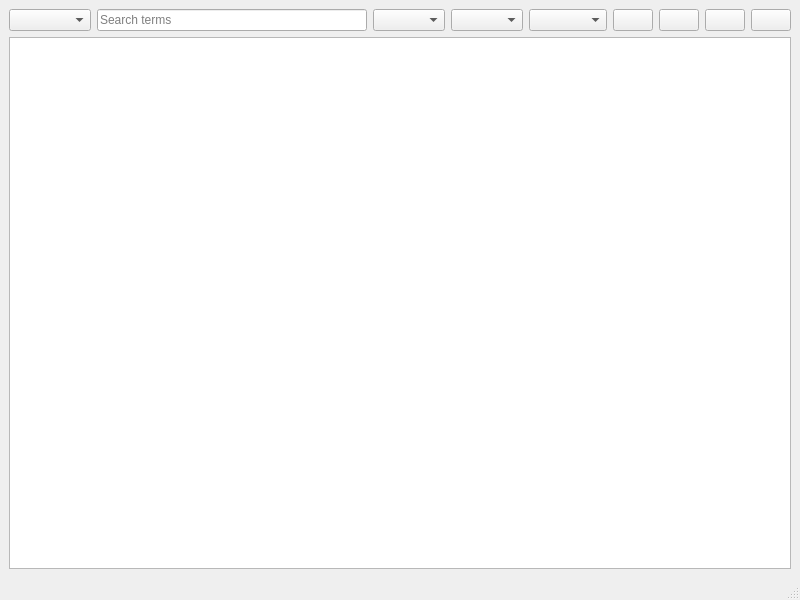
<?xml version="1.0" encoding="UTF-8"?>
<ui version="4.0">
 <class>svcviewer</class>
 <widget class="QMainWindow" name="svcviewer">
  <property name="geometry">
   <rect>
    <x>0</x>
    <y>0</y>
    <width>800</width>
    <height>600</height>
   </rect>
  </property>
  <property name="windowTitle">
   <string>System Service Manager</string>
  </property>
  <widget class="QWidget" name="centralwidget">
   <layout class="QGridLayout" name="gridLayout_2">
    <item row="0" column="0">
     <widget class="QComboBox" name="filter_unitTypeSelect">
      <property name="placeholderText">
       <string>Unit Type</string>
      </property>
     </widget>
    </item>
    <item row="0" column="7">
     <widget class="QPushButton" name="openSettingsPaneButton">
      <property name="toolTip">
       <string>Settings</string>
      </property>
      <property name="text">
       <string/>
      </property>
      <property name="icon">
       <iconset theme="preferences-other"/>
      </property>
     </widget>
    </item>
    <item row="0" column="4">
     <widget class="QComboBox" name="filter_substateSelect">
      <property name="placeholderText">
       <string>Substate</string>
      </property>
     </widget>
    </item>
    <item row="0" column="6">
     <widget class="QPushButton" name="manualRefreshButton">
      <property name="toolTip">
       <string>Manual refresh</string>
      </property>
      <property name="text">
       <string/>
      </property>
      <property name="icon">
       <iconset theme="view-refresh"/>
      </property>
     </widget>
    </item>
    <item row="0" column="3">
     <widget class="QComboBox" name="filter_stateSelect">
      <property name="placeholderText">
       <string>State</string>
      </property>
     </widget>
    </item>
    <item row="1" column="0" colspan="9">
     <widget class="QColumnView" name="serviceListPane"/>
    </item>
    <item row="0" column="8">
     <widget class="QPushButton" name="openInfoPaneButton">
      <property name="toolTip">
       <string>About svcman</string>
      </property>
      <property name="text">
       <string/>
      </property>
      <property name="icon">
       <iconset theme="help-about"/>
      </property>
     </widget>
    </item>
    <item row="0" column="2">
     <widget class="QComboBox" name="filter_startupStateSelect">
      <property name="placeholderText">
       <string>Startup</string>
      </property>
     </widget>
    </item>
    <item row="0" column="5">
     <widget class="QPushButton" name="filter_clearAllButton">
      <property name="toolTip">
       <string>Reset filters</string>
      </property>
      <property name="text">
       <string/>
      </property>
      <property name="icon">
       <iconset theme="edit-undo"/>
      </property>
      <property name="default">
       <bool>false</bool>
      </property>
      <property name="flat">
       <bool>false</bool>
      </property>
     </widget>
    </item>
    <item row="0" column="1">
     <widget class="QLineEdit" name="filter_customPattern">
      <property name="placeholderText">
       <string>Search terms</string>
      </property>
      <property name="clearButtonEnabled">
       <bool>true</bool>
      </property>
     </widget>
    </item>
   </layout>
  </widget>
  <widget class="QStatusBar" name="statusbar"/>
 </widget>
 <resources/>
 <connections/>
</ui>
